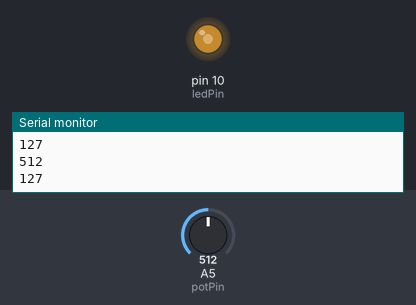
This sketch was run on a simulated Arduino Uno, built with avr-gcc and run on an emulated ATmega328P. On the bench: output pins drawn as LEDs (lit = HIGH), the last lines printed to the serial monitor. Inputs (shaded band) come from the test bench; at power-on: A5 (potPin) = 512.

Above: at 1.2 s.
1.3 s: A5 (potPin) set to 716
At 2.5 s:
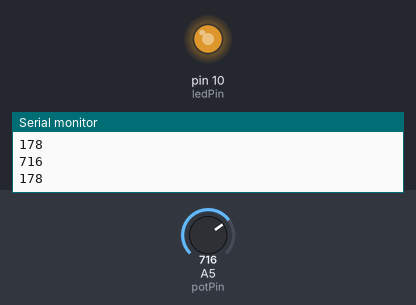
3.0 s: A5 (potPin) set to 900
At 3.8 s:
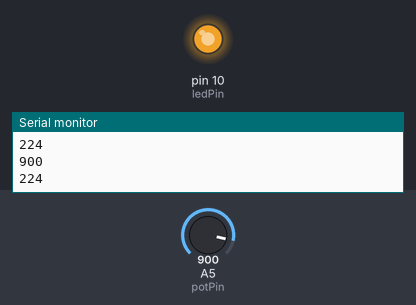
4.5 s: A5 (potPin) set to 122
At 5.1 s:
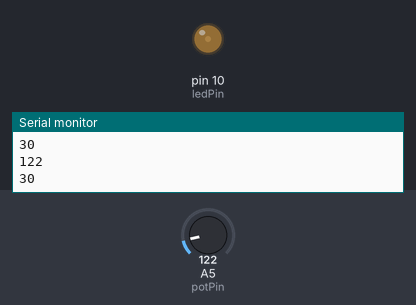
6.0 s: A5 (potPin) set to 0
At 6.3 s:
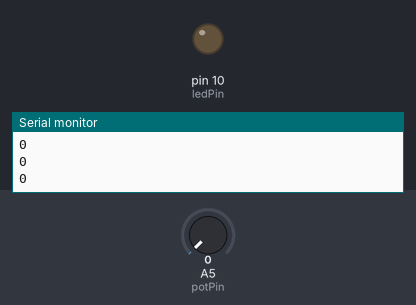
7.5 s: A5 (potPin) set to 511
At 8.7 s:
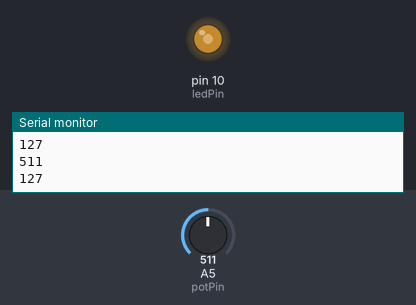
Timing chart, 0 to 10.0 s (numbered marks = the images above; inputs shaded):
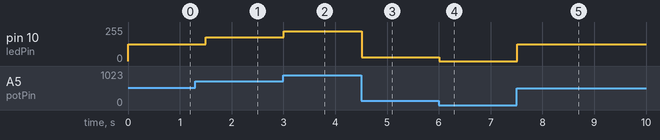

The sketch:

Led_Pot.ino
```cpp
int ledPin=10;
int White;
int potPin=A5;
int numbers;

void setup() {
pinMode(ledPin,OUTPUT);
pinMode(potPin,INPUT);
Serial.begin(9600);
  // put your setup code here, to run once:
}

void loop() {
  // put your main code here, to run repeatedly:
White = analogRead(potPin);

numbers = map(White, 0, 1023, 0, 255);

analogWrite(ledPin,numbers);

Serial.println(White);
Serial.println(numbers);
delay(250);
}
```

Measured:
- after the input at 1.3 s, pin 10 (ledPin): 127/255 → 178/255 after 0.20 s
- after the input at 3.0 s, pin 10 (ledPin): 178/255 → 224/255 at once
- after the input at 4.5 s, pin 10 (ledPin): 224/255 → 30/255 at once
- after the input at 6.0 s, pin 10 (ledPin): 30/255 → 0/255 at once
- after the input at 7.5 s, pin 10 (ledPin): 0/255 → 127/255 at once
